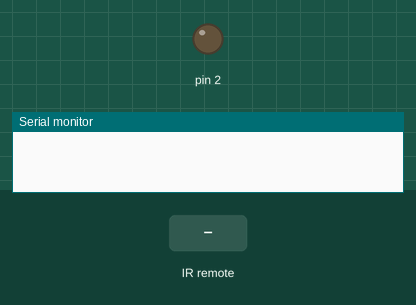
The sketch below on a simulated Arduino Uno, built with avr-gcc and run on an emulated ATmega328P. Shown: output pins drawn as LEDs (lit = HIGH), the last lines printed to the serial monitor. The inputs (shaded band) are chosen by the test bench.

Above: at 1.2 s.
1.3 s: infrared code 0xFF30CF received
At 2.2 s:
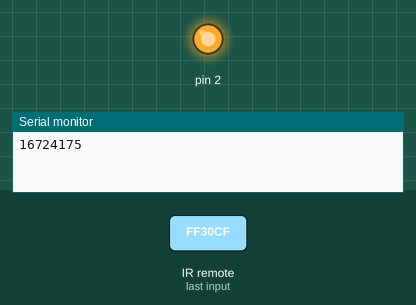
2.8 s: infrared code 0xFF18E7 received
At 3.3 s:
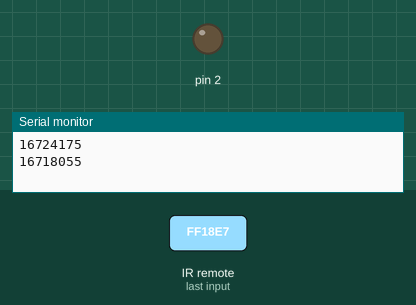
Timing chart, 0 to 5.8 s (numbered marks = the images above; inputs shaded):
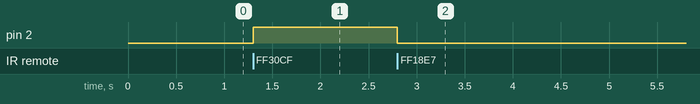

The sketch:

sketch_feb5a.ino
```cpp
// (licence header left out)
//Infromationen über das ursprüngliche Programm „IrrecvDemo“.

#include <IRremote.h>  // Das Programm greift an dieser Stelle auf eine „Library“ zurück. Das erleichtert einem viel Arbeit. Denn das Infrarotlicht wird mit einem Code verschlüsselt gesendet. Um diesen Code selber auszulesen und in passende Werte umzuwandeln, wären sehr viele Zeilen Code erforderlich.

int RECV_PIN = 11;  //  Der Kontakt der am Infrarotsensor die Daten ausgibt, wird mit Pin 11 des Arduinoboards verbunden.

IRrecv irrecv(RECV_PIN);  // An dieser Stelle wird ein Objekt definiert, dass den Infrarotsensor an Pin 11 ausliest.

decode_results results;  // Dieser Befehl sorgt dafür, dass die Daten, die per Infrarot eingelesen werden unter „results“ abgespeichert werden.

void setup() {
  Serial.begin(9600);  //Im Setup wird die Serielle Verbindung gestartet, damit man sich die Empfangenen Daten der Fernbedienung per seriellen Monitor ansehen kann.
  pinMode(2, OUTPUT);
  irrecv.enableIRIn();  //Dieser Befehl initialisiert den Infrarotempfänger.
}

void loop()

{  //Der loop-Teil fällt durch den Rückgriff auf die „library“ sehr kurz aus.

  if (irrecv.decode(&results)) {  //Wenn Daten empfangen wurden,
    Serial.println(results.value, DEC);  //werden sie als Dezimalzahl (DEC) an den Serial-Monitor ausgegeben.
    if (results.value == 16724175) digitalWrite(2,HIGH);
    if (results.value == 16718055) digitalWrite(2, LOW);

    irrecv.resume();  //Der nächste Wert soll vom IR-Empfänger eingelesen werden
  }
}
```

Measured:
- after the input at 1.3 s, pin 2: LOW → HIGH at once
- after the input at 2.8 s, pin 2: HIGH → LOW at once
